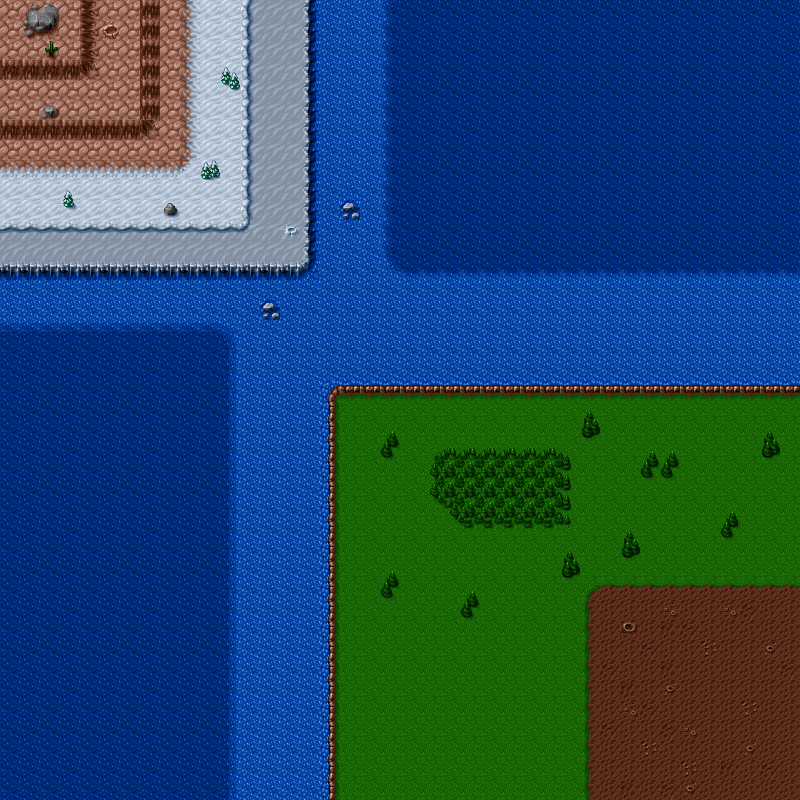

A level layout from a 2D game, rendered from its tile map. Below: a short description, then the map file with tile-grid data replaced by summaries:
An orthogonal 40x40 tile map with 20x20 px tiles, 2 tile layers (Ground, Items), 16 tilesets.

<map version="1.0" orientation="orthogonal" width="40" height="40" tilewidth="20" tileheight="20">
 <tileset firstgid="1" source="terrain/Mountain.tsx" />
 <tileset firstgid="36" source="terrain/Snow.tsx" />
 <tileset firstgid="116" source="terrain/Ice.tsx" />
 <tileset firstgid="126" source="terrain/Long Grass.tsx" />
 <tileset firstgid="166" source="terrain/Dirt.tsx" />
 <tileset firstgid="176" source="terrain/Shallow Water.tsx" />
 <tileset firstgid="177" source="terrain/Water.tsx" />
 <tileset firstgid="178" source="terrain/Deep Water.tsx" />
 <tileset firstgid="179" source="ridges/Mountain Mountain - Hill.tsx" />
 <tileset firstgid="200" source="ridges/Mountain Snow - Flat.tsx" />
 <tileset firstgid="221" source="ridges/Snow Ice - Ridge.tsx" />
 <tileset firstgid="242" source="ridges/Ice ShallowWater - Ridge.tsx" />
 <tileset firstgid="263" source="ridges/ShallowWater Water - Flat.tsx" />
 <tileset firstgid="284" source="ridges/Water DeepWater - Flat.tsx" />
 <tileset firstgid="305" source="ridges/LongGrass ShallowWater - Ridge.tsx" />
 <tileset firstgid="326" source="ridges/LongGrass Dirt - Flat.tsx" />
 <layer name="Ground" width="40" height="40">
  <properties>
   <property name="blocked" value="1" />
  </properties>
  <data>[1600 cells, 1600 non-empty, 31 distinct tile ids]</data>
 </layer>
 <layer name="Items" width="40" height="40">
  <properties>
   <property name="blocked" value="0" />
  </properties>
  <data>[1600 cells, 103 non-empty, 35 distinct tile ids]</data>
 </layer>
</map>
